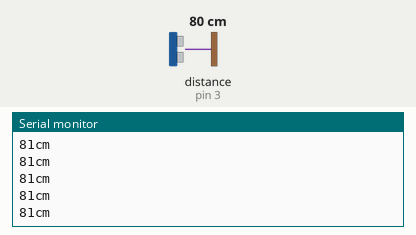
This sketch was run on a simulated Arduino Uno, built with avr-gcc and run on an emulated ATmega328P. Shown: the last lines printed to the serial monitor. Inputs (shaded band) come from the test bench; at power-on: distance to the obstacle (sensor on pin 3) 80 cm. The echo pulse lasts 58.3 µs per cm.

Above: at 1.2 s.
1.3 s: distance to the obstacle (sensor on pin 3) set to 2 cm
At 1.38 s:
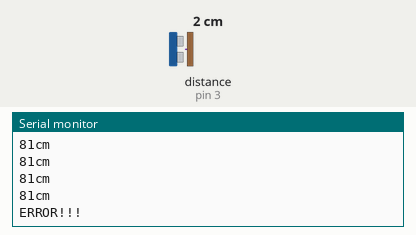
3.2 s: distance to the obstacle (sensor on pin 3) set to 4 cm
At 3.42 s:
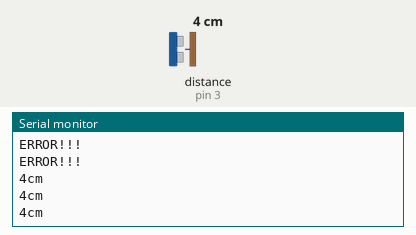

The sketch:

dracht2_sturing_van_de_afstandssensor_met_de_newping_library.ino
```cpp
#include <NewPing.h>

int trig = 2;
int echo = 3;
NewPing sonar(trig, echo, 400);

void setup() {
  pinMode(trig, OUTPUT);
  pinMode(echo, INPUT);
  Serial.begin(9600);
}

void loop() {
  int cm = sonar.ping_cm(400);
  if (cm > 2 && cm < 400)
  {
    Serial.print(cm);
    Serial.println("cm");
    delay(100);
  }
  else
  {
    Serial.println("ERROR!!!");
  }

}
```

Measured:
- the behaviour switches between 2 and 3 cm on distance to the obstacle (sensor on pin 3) (found by bisection; images 1 and 2)
- after the input at 1.3 s, the serial monitor: prints a new line after 0.07 s (image 1)
- after the input at 3.2 s, the serial monitor: prints a new line after 0.08 s (image 2)
